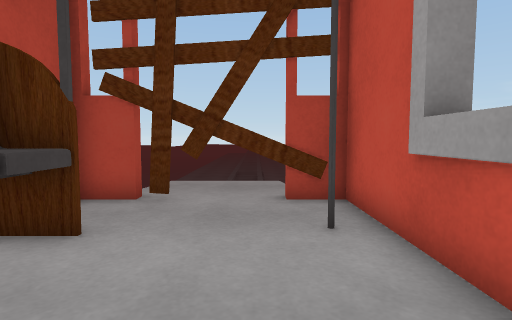
View 1 (above)

12 first-person views from a walk through a 3-D level made in the Unity game engine. The camera is 0.68 m above the floor, tilts 4° down and sees 80° across. The floor is counted in squares, 0.5 m on a side. Each view is taken from the middle of a square. On the plan, view 1 faces up. The plan holds only what a view shows up to about 14 squares ahead; the rest is blank. The place goes on beyond the plan. Some surface patterns are stand-ins.

View 2
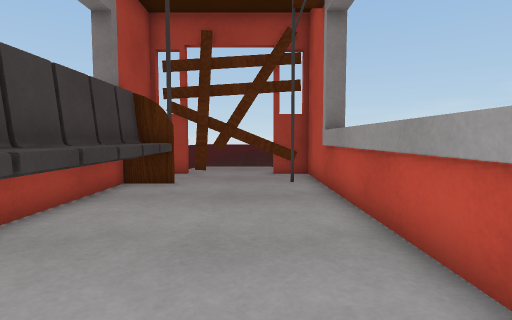

View 3
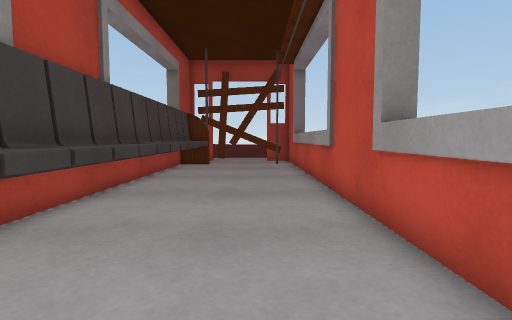

View 4
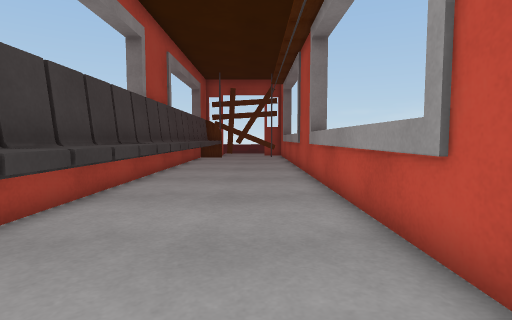

View 5
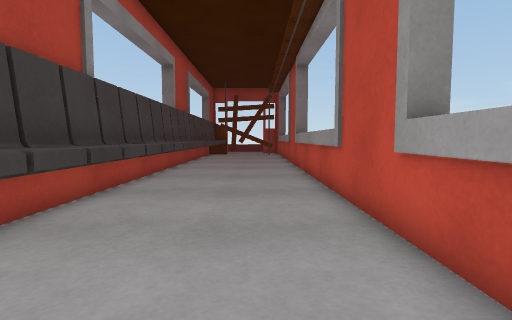

View 6
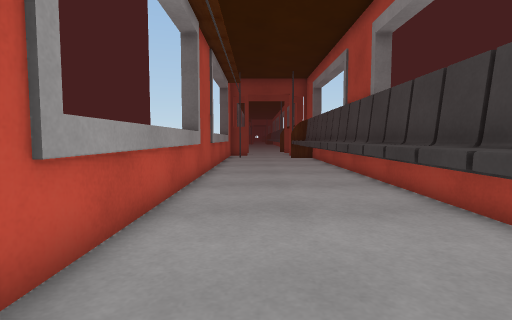

View 7
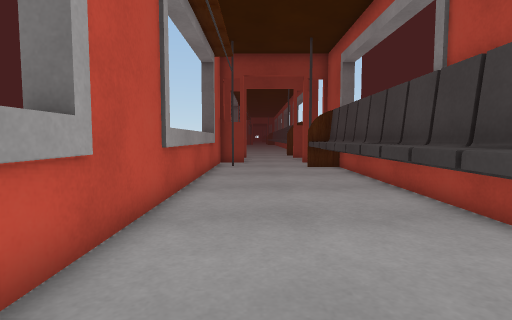

View 8
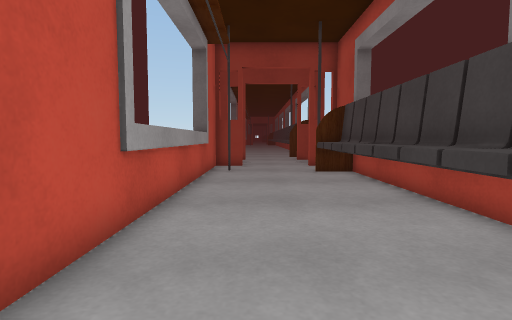

View 9
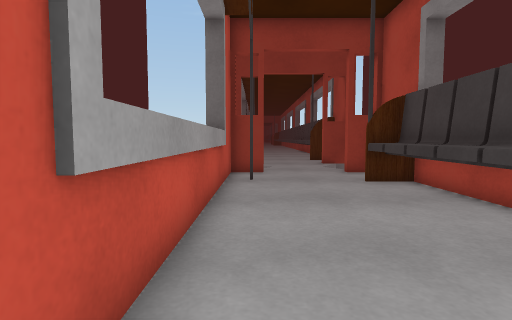

View 10
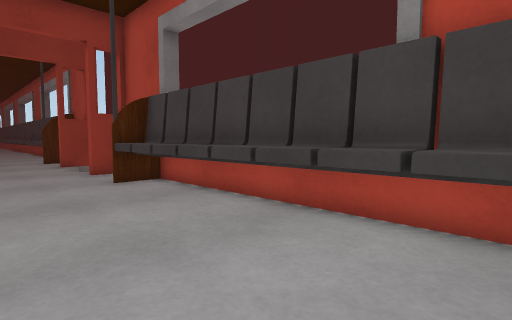

View 11
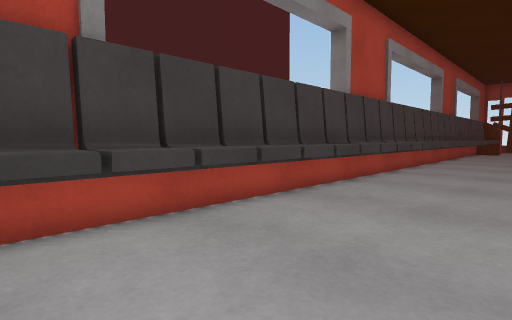

View 12
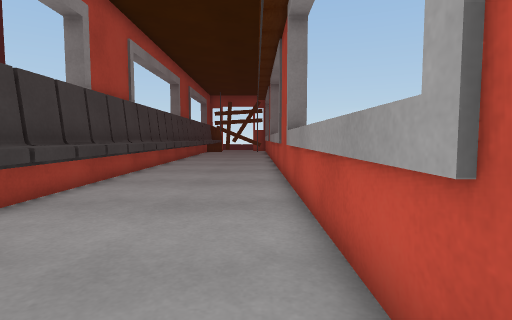

### Floor plan
Key: @ floor where view 1 was taken; # wall or solid block; x gap in a wall; . floor; ^ raised ledge; O other object.
Columns run from 4 left of view 1 to 2 right of it. Each row starts with its distance up from view 1.
  7 #xx#.x#
  6 #.....#
  5 #.....#
  4 #O....#
  3 #O....^
  2 #O....^
  1 #O....^
  0 #O..@.^
 -1 #O....^
 -2 #O....^
 -3 #O....^
 -4 #O....#
 -5 #O....#
 -6 #O....#
 -7 #O....#
 -8 #O....^
 -9 #O....^
-10 #O....^
-11 #O....^
-12 #O....^
-13 #O....^
-14 #O....^
-15 #O....#
-16 #O....#
-17 #O....#
-18 #O....#
-19 #O....^
-20 #O....^
-21 #O....^
-22 #O....^
-23 #O....^
-24 #O....^
-25 #O....^
-26 #O....#
-27 #O....#
-28 #O....#
-29 #O....#
-30 #O....^
-31 #O....^
-32 #O....^
-33 #O....^
-34 #O....^
-35 #O....^
-36 #O....#
-37 #O....#
-38 #.....#
-39 ##...##

Where each view was taken, in squares from view 1:
view 1: 0 up, 0 right, facing up
view 2: 5 down, 0 right, facing up
view 3: 12 down, 0 right, facing up
view 4: 18 down, 0 right, facing up
view 5: 22 down, 0 right, facing up
view 6: 15 down, 0 right, facing down
view 7: 22 down, 0 right, facing down
view 8: 24 down, 0 right, facing down
view 9: 27 down, 1 right, facing down
view 10: 27 down, 1 right, facing down-left
view 11: 27 down, 1 right, facing up-left
view 12: 27 down, 1 right, facing up
